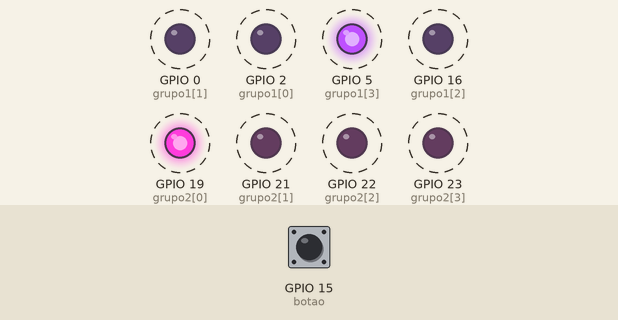
The sketch below on a simulated ESP32. On the bench: output pins drawn as LEDs (lit = HIGH). Dashed ring = blinking. Inputs (shaded band) come from the test bench; at power-on: GPIO 15 (botao) HIGH.

Above: at 2.8 s.
2.9 s: GPIO 15 (botao) pulled LOW for 1.2 s
At 3.12 s:
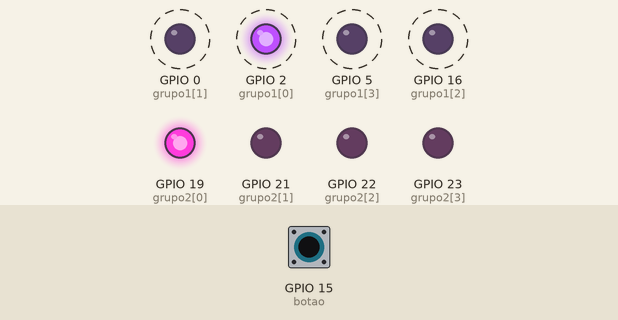
6.4 s: GPIO 15 (botao) pulled LOW for 3.2 s
At 6.62 s:
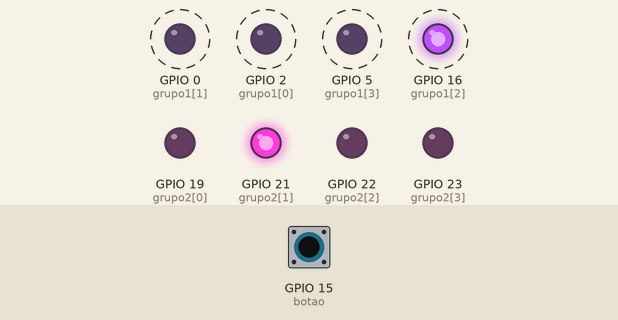
Timing chart, 0 to 17.1 s (numbered marks = the images above; inputs shaded):
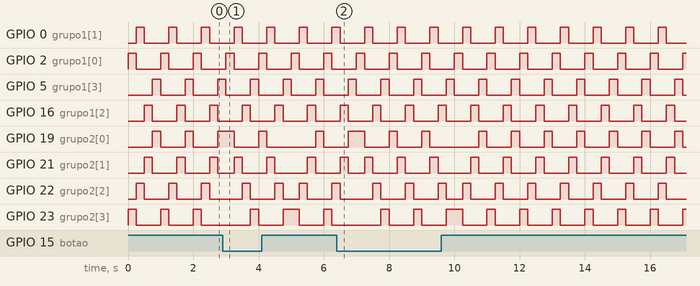

The sketch:

sketch.ino
```cpp
#define leds 4
#define botao 15

int grupo1[leds] = {2, 0, 16, 5};
int grupo2[leds] = {19, 21, 22, 23};

void setup() {
  for(int i = 0; i < leds; i++){
    pinMode(grupo1[i], OUTPUT);
    pinMode(grupo2[i], OUTPUT);
  }
  pinMode(botao, INPUT_PULLUP);
}

void loop() {
while (digitalRead(botao) == HIGH){
  int i = 0;
  while(i < leds){
    digitalWrite(grupo1[i], HIGH);
    digitalWrite(grupo2[leds - 1 - i], HIGH);
    delay(250);
    digitalWrite(grupo1[i], LOW);
    digitalWrite(grupo2[leds - 1 - i], LOW);
    i++;
  }
}
int i = 0;
while(i < leds){
    digitalWrite(grupo1[i], HIGH);
    digitalWrite(grupo2[i], HIGH);
    delay(250);
    digitalWrite(grupo1[i], LOW);
    digitalWrite(grupo2[i], LOW);
    i++;
  }
}
```

Measured:
- by itself, GPIO 0 (grupo1[1]), GPIO 2 (grupo1[0]), GPIO 5 (grupo1[3]), GPIO 16 (grupo1[2]): alternates HIGH for 0.25 s and LOW for 0.75 s
